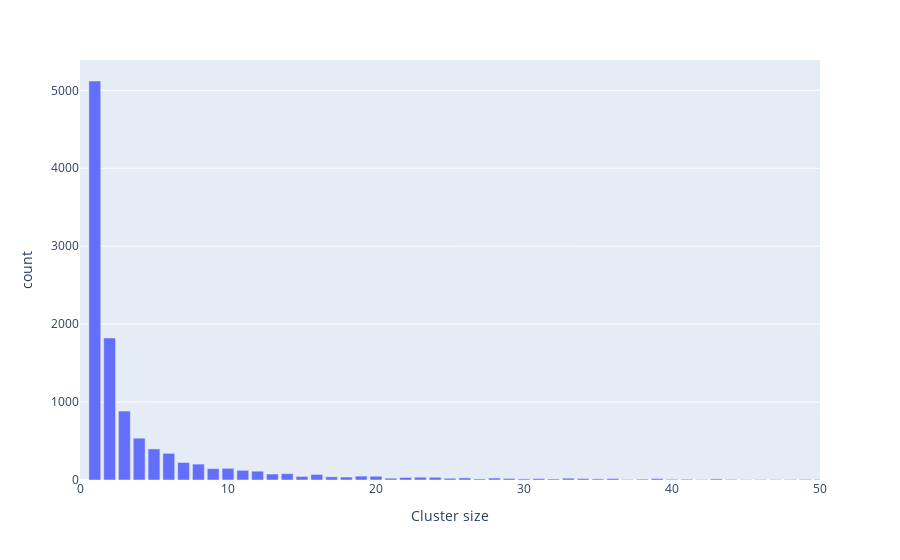

Source (notebook cell):
### Markdown cell above
You can also plot the cluster size distribution for a given disambiguation:

### Code cell
fig = ee.plot_cluster_sizes_distribution(predictions[pd.Timestamp('2017-08-08')])
fig.update_xaxes(range=[0, 50])

### Figure 1 — Plotly figure (JSON) as saved in the notebook; plotly's stock layout.template omitted (floating-point values rounded to 4 significant figures; data arrays with more than 128 entries replaced by an {"elided": "..."} marker saying what was removed)
{"data": [{"alignmentgroup": "True", "hovertemplate": "Cluster size=%{x}<br>count=%{y}<extra></extra>", "legendgroup": "", "marker": {"color": "#636efa", "pattern": {"shape": ""}}, "name": "", "offsetgroup": "", "orientation": "v", "showlegend": false, "textposition": "auto", "type": "bar", "x": {"elided": "171 int values"}, "xaxis": "x", "y": {"elided": "171 int values"}, "yaxis": "y"}], "layout": {"barmode": "group", "legend": {"tracegroupgap": 0}, "margin": {"t": 60}, "xaxis": {"anchor": "y", "domain": [0, 1], "range": [0, 50], "title": {"text": "Cluster size"}}, "yaxis": {"anchor": "x", "domain": [0, 1], "title": {"text": "count"}}}}
